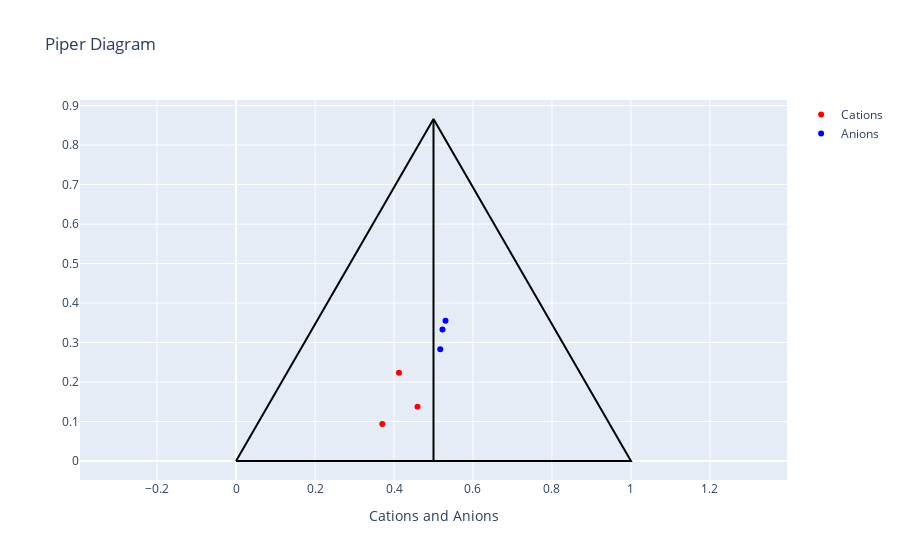

Source (notebook cell):
### Code cell
import numpy as np
import plotly.graph_objects as go

def mg_to_meq(concentration, equivalent_weight):
    return concentration / equivalent_weight

weights = {
    'Ca': 20.04,
    'Mg': 12.15,
    'Na': 23.0,
    'K': 39.1,
    'Cl': 35.45,
    'SO4': 48.03,
    'HCO3': 61.02,
    'CO3': 30.0
}

def trilinear_transform(ca, mg, na_k):
    total = ca + mg + na_k
    x = 0.5 * (2 * mg + na_k) / total
    y = (np.sqrt(3) / 2) * na_k / total
    return x, y

def normalize_to_percentage(values):
    total = np.sum(values)
    return 100 * values / total

cation_data = [
    {'Ca': 60, 'Mg': 20, 'Na': 10, 'K': 5},
    {'Ca': 40, 'Mg': 15, 'Na': 20, 'K': 10},
    {'Ca': 50, 'Mg': 25, 'Na': 15, 'K': 8}
]

anion_data = [
    {'Cl': 30, 'SO4': 50, 'HCO3': 70, 'CO3': 5},
    {'Cl': 40, 'SO4': 60, 'HCO3': 50, 'CO3': 10},
    {'Cl': 35, 'SO4': 55, 'HCO3': 65, 'CO3': 8}
]

cation_meq = []
anion_meq = []

for sample in cation_data:
    ca_meq = mg_to_meq(sample['Ca'], weights['Ca'])
    mg_meq = mg_to_meq(sample['Mg'], weights['Mg'])
    na_k_meq = mg_to_meq(sample['Na'], weights['Na']) + mg_to_meq(sample['K'], weights['K'])
    cation_meq.append([ca_meq, mg_meq, na_k_meq])

for sample in anion_data:
    cl_meq = mg_to_meq(sample['Cl'], weights['Cl'])
    so4_meq = mg_to_meq(sample['SO4'], weights['SO4'])
    hco3_co3_meq = mg_to_meq(sample['HCO3'], weights['HCO3']) + mg_to_meq(sample['CO3'], weights['CO3'])
    anion_meq.append([cl_meq, so4_meq, hco3_co3_meq])

cation_x = []
cation_y = []
anion_x = []
anion_y = []

for ca, mg, na_k in cation_meq:
    normalized = normalize_to_percentage([ca, mg, na_k])
    x, y = trilinear_transform(normalized[0], normalized[1], normalized[2])
    cation_x.append(x)
    cation_y.append(y)

for cl, so4, hco3_co3 in anion_meq:
    normalized = normalize_to_percentage([cl, so4, hco3_co3])
    x, y = trilinear_transform(normalized[0], normalized[1], normalized[2])
    anion_x.append(x)
    anion_y.append(y)

fig = go.Figure()

# Cationes
fig.add_trace(go.Scatter(
    x=cation_x, y=cation_y, mode='markers',
    name='Cations', marker=dict(color='red')
))

# Aniones
fig.add_trace(go.Scatter(
    x=anion_x, y=anion_y, mode='markers',
    name='Anions', marker=dict(color='blue')
))

# Triángulos de los cationes y aniones
triangle_x = [0, 0.5, 1, 0]
triangle_y = [0, np.sqrt(3)/2, 0, 0]

fig.add_trace(go.Scatter(
    x=triangle_x, y=triangle_y, mode='lines',
    line=dict(color='black'), showlegend=False
))

fig.add_trace(go.Scatter(
    x=[0.5, 0.5], y=[0, np.sqrt(3)/2], mode='lines',
    line=dict(color='black'), showlegend=False
))

fig.add_trace(go.Scatter(
    x=[0, 1], y=[0, 0], mode='lines',
    line=dict(color='black'), showlegend=False
))

fig.update_layout(
    title='Piper Diagram',
    xaxis_title='Cations and Anions',
    yaxis=dict(scaleanchor="x", scaleratio=1),
    showlegend=True
)

fig.show()

### Figure 1 — Plotly figure (JSON) as saved in the notebook; plotly's stock layout.template omitted (floating-point values rounded to 4 significant figures)
{"data": [{"marker": {"color": "red"}, "mode": "markers", "name": "Cations", "type": "scatter", "x": [0.3705, 0.4126, 0.4596], "y": [0.09366, 0.2237, 0.1372]}, {"marker": {"color": "blue"}, "mode": "markers", "name": "Anions", "type": "scatter", "x": [0.5304, 0.5171, 0.5228], "y": [0.3554, 0.2828, 0.333]}, {"line": {"color": "black"}, "mode": "lines", "showlegend": false, "type": "scatter", "x": [0, 0.5, 1, 0], "y": [0, 0.866, 0, 0]}, {"line": {"color": "black"}, "mode": "lines", "showlegend": false, "type": "scatter", "x": [0.5, 0.5], "y": [0, 0.866]}, {"line": {"color": "black"}, "mode": "lines", "showlegend": false, "type": "scatter", "x": [0, 1], "y": [0, 0]}], "layout": {"showlegend": true, "title": {"text": "Piper Diagram"}, "xaxis": {"title": {"text": "Cations and Anions"}}, "yaxis": {"scaleanchor": "x", "scaleratio": 1}}}
